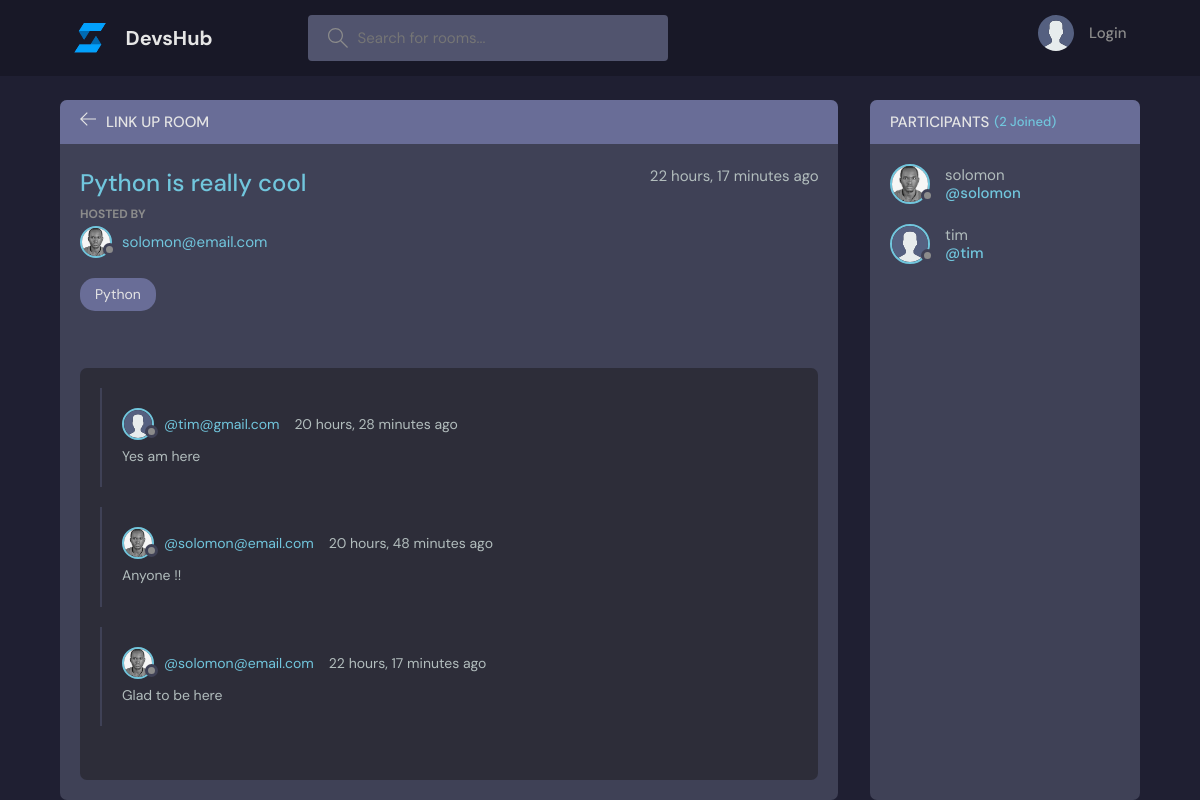
The page /room/1/ on the database its author committed.
### base/models.py (models this page shows, shortened)
class Room(models.Model):
    host = models.ForeignKey(User, models.SET_NULL, null=True)
    topic = models.ForeignKey(Topic, models.SET_NULL, null=True)
    name = models.CharField(max_length=200)
    description = models.TextField(null=True, blank=True)
    participants = models.ManyToManyField(User, related_name='participants', blank=True)
    updated = models.DateTimeField(auto_now=True)
    created = models.DateTimeField(auto_now_add=True)
    class Meta:
        ordering = ['-updated', '-created']  #Returns the most recent

class User(AbstractUser):
    name = models.CharField(max_length=200, null=True)
    email = models.EmailField(unique=True, null=True)
    bio = models.TextField(null=True)
    avatar = models.ImageField(null=True, default='avatar.svg')
    USERNAME_FIELD = 'email'
    REQUIRED_FIELDS = []

class Topic(models.Model):
    name = models.CharField(max_length=200)
    def __str__(self):
        return self.name

class Message(models.Model):
    user = models.ForeignKey(User, on_delete=models.CASCADE)
    room = models.ForeignKey(Room, on_delete=models.CASCADE)
    body = models.TextField()
    updated = models.DateTimeField(auto_now=True)
    created = models.DateTimeField(auto_now_add=True)
    class Meta:
        ordering = ['-updated', '-created']
    def __str__(self):
        return self.body[0:50]

### base/views.py (the view, shortened to what this page needs)
# urls.py: path('room/<str:pk>/', views.room, name='room'),
def room(request, pk):
    room = Room.objects.get(id=pk)
    room_messages = room.message_set.all().order_by('-created')
    participants = room.participants.all()
    context = {'room':room, 'room_messages': room_messages, 'participants': participants}
    return render(request, 'base/room.html', context)

### base/templates/base/room.html (shortened to what this page needs)
{% extends 'main.html' %}
{% load static %}
{% block content %}
    <main class="profile-page layout layout--2">
      <div class="container">
        <div class="room">
          <div class="room__top">
            <div class="room__topLeft">
              <a href="{% url 'home' %}">
                <svg version="1.1" xmlns="http://www.w3.org/2000/svg" width="32" height="32" viewBox="0 0 32 32">
                  <title>Back</title>
                  <path
                    d="M13.723 2.286l-13.723 13.714 13.719 13.714 1.616-1.611-10.96-10.96h27.625v-2.286h-27.625l10.965-10.965-1.616-1.607z"
                  ></path>
                </svg>
              </a>
              <h3>Link up Room</h3>
            </div>
          </div>
          <div class="room__box scroll">
            <div class="room__header scroll">
              <div class="room__info">
                <h3>{{room.name}}</h3>
                <span>{{room.created|timesince}} ago</span>
              </div>
              <div class="room__hosted">
                <p>Hosted By</p>
                <a href="{% url 'user-profile' room.host.id %}" class="room__author">
                  <div class="avatar avatar--small">
                    <img src="{{room.host.avatar.url}}" />
                  </div>
                  <span>{{room.host}}</span>
                </a>
              </div>
              <span class="room__topics">{{room.topic}}</span>
            </div>
            <div class="room__conversation">
              <div class="threads scroll">
                {% for message in room_messages %}
                <div class="thread">
                  <div class="thread__top">
                    <div class="thread__author">
                      <a href="{% url 'user-profile' message.user.id %}" class="thread__authorInfo">
                        <div class="avatar avatar--small">
                          <img src="{{message.user.avatar.url}}" />
                        </div>
                        <span>@{{message.user}}</span>
                      </a>
                      <span class="thread__date">{{message.created|timesince}} ago</span>
                    </div>
                  </div>
                  <div class="thread__details">
                    {{message}}
                  </div>
                </div>
                {% endfor %}
              </div>
            </div>
          </div>
        </div>
        <div class="participants">
          <h3 class="participants__top">Participants <span>({{room.participants.count}} Joined)</span></h3>
          <div class="participants__list scroll">
            {% for user in participants %}
            <a href="{% url 'user-profile' user.id %}" class="participant">
              <div class="avatar avatar--medium">
                <img src="{{user.avatar.url}}" />
              </div>
                <p>
                {{user.username}}
                <span>@{{user.username}}</span>
              </p>
            </a>
            {% endfor %}
          </div>
        </div>
      </div>
    </main>
{% endblock content %}

### static/styles/main.css (style rules this page uses)
body { background-color: #1f1f32; }

### rows shown on the page
Room: name "Python is really cool", created "22 hours, 17 minutes", host.avatar (picture), host "solomon@email.com", topic "Python", participants.count "2"
Message: user.avatar (placeholder picture), user "tim@gmail.com", created "20 hours, 28 minutes", body "Yes am here"
Message: user.avatar (picture), user "solomon@email.com", created "20 hours, 48 minutes", body "Anyone !!"
Message: user.avatar (picture), user "solomon@email.com", created "22 hours, 17 minutes", body "Glad to be here"
User: avatar (picture), username "solomon"
User: avatar (placeholder picture), username "tim"
